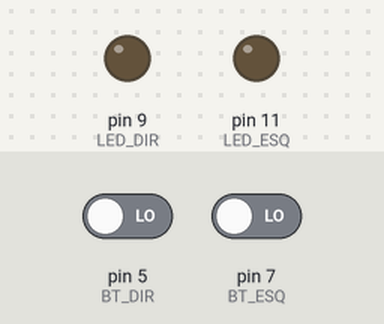
The sketch below on a simulated Arduino Uno, built with avr-gcc and run on an emulated ATmega328P. On the bench: output pins drawn as LEDs (lit = HIGH). The inputs (shaded band) are chosen by the test bench; at power-on: pin 5 (BT_DIR) LOW, pin 7 (BT_ESQ) LOW. Random numbers use the default seed unless the sketch sets one; what the sketch prints to the serial monitor is not drawn.

Above: at 5.2 s.
5.3 s: pin 5 (BT_DIR) driven HIGH
11.4 s: pin 7 (BT_ESQ) driven HIGH
At 13.9 s:
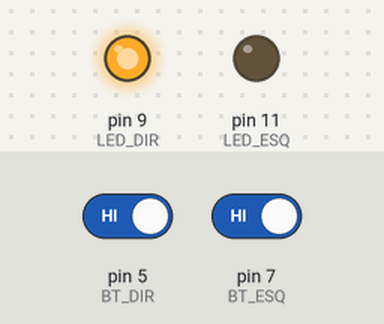
17.9 s: pin 5 (BT_DIR) driven LOW
At 19.6 s:
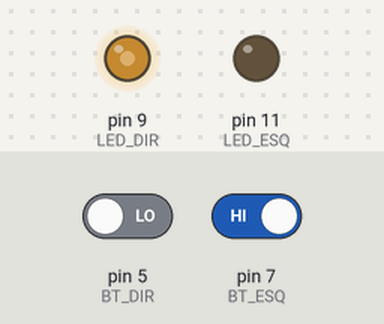
20.3 s: pin 5 (BT_DIR) driven HIGH
At 23.1 s:
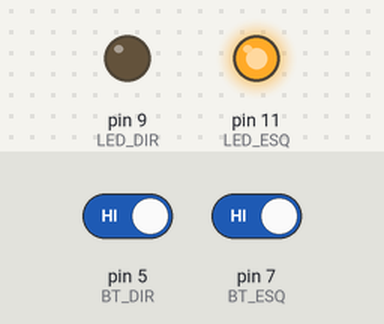
26.8 s: pin 7 (BT_ESQ) driven LOW
At 31.7 s:
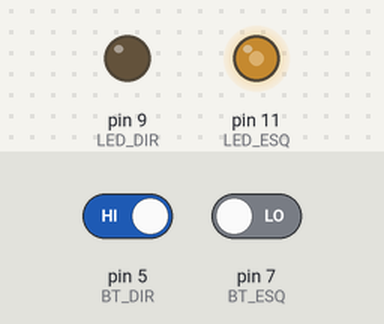
Timing chart, 0 to 33.0 s (numbered marks = the images above; inputs shaded):
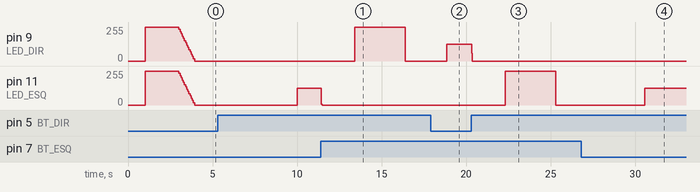

The sketch:

Jogo_Reflexo.ino
```cpp
#define LED_ESQ 11 // A porta do LED esquerdo
#define LED_DIR 9 // A porta do LED direito

#define BT_ESQ 7 // A porta do botão esquerdo
#define BT_DIR 5 // A porta do botão esquerdo

#define PWM_MAX 255 // O valor máximo de saídas PWM
#define PWM_MIN 0 // O valor mínimo de saídas PWM

#define TEMPO_MIN 1000 // O intervalo mínimo do tempo de espera
#define TEMPO_MAX 7000 // O intervalo máximo do tempo de espera
#define FLASH 150 // Atraso para piscar os LEDs

void setup() {
  // Configuração dos pinos, definir o que é entrada e saída
  pinMode(LED_ESQ, OUTPUT);
  pinMode(LED_DIR, OUTPUT);
  pinMode(BT_ESQ, INPUT);
  pinMode(BT_DIR, INPUT);
  Serial.begin(9600);
  Serial.println("----------");
  Serial.println("ELETROGATE");
  Serial.println("----------");
  Serial.println("");
  Serial.println("Jogo do reflexo");
  Serial.println("(っ▀¯▀)つ");
  Serial.println("");

  delay(1000);

  // Acender os leds
  byte pwAtual = PWM_MAX;
  analogWrite(LED_ESQ, pwAtual);
  analogWrite(LED_DIR, pwAtual);

  Serial.println("Começando em 3...");
  delay(1000);
  Serial.println("             2");
  delay(1000);
  Serial.println("             1");

  // Apagar os LEDs suavemente em aproximadamente 1 segundo
  while(pwAtual > 0) {
    pwAtual -= 17; // A cada loop, reduzir a potência em 17, assim em 15 ciclos os LEDs se apagarão
    analogWrite(LED_ESQ, pwAtual);
    analogWrite(LED_DIR, pwAtual);
    delay(66);
  }
}

void loop() {
  Serial.println("");
  Serial.print("Aguarde...");
  unsigned int tempoRandomico = random(TEMPO_MIN, TEMPO_MAX); // Gerar o tempo de espera aleatório
  delay(tempoRandomico); // Aguardar o tempo aleatório
  unsigned long millisInicial = millis(); // Salvar o tempo inicial
  unsigned long millisEsq;
  unsigned long millisDir;
  bool btEsqPressionado = false;
  bool btDirPressionado = false;
  bool ledEsqAceso = false;
  bool ledDirAceso = false;
  Serial.print("Pressione seu botão!!!");
  while (!btEsqPressionado || !btDirPressionado) { // Loop para executar enquanto os botões não forem pressionados
    if (digitalRead(BT_ESQ) && !btEsqPressionado) { // Verficar se o botão esquerdo foi pressionado, mas só na primeira vez
      btEsqPressionado = true; // Salvar que o botão foi pressionado
      millisEsq = millis(); // Salvar o tempo em que o botão esquerdo foi pressionado
      analogWrite(LED_ESQ, PWM_MIN); // Apagar o LED esquerdo
    }

    if (digitalRead(BT_DIR) && !btDirPressionado) { // Verficar se o botão direito foi pressionado, mas só na primeira vez
      btDirPressionado = true; // Salvar que o botão foi pressionado
      millisDir = millis(); // Salvar o tempo em que o botão direito foi pressionado
      analogWrite(LED_DIR, PWM_MIN); // Apagar o LED direito
    }

    if (millis() - millisInicial > FLASH) { // Condição para apagar ou acender os LEDs fazendo-os piscarem
      if (!btEsqPressionado) { // O LED esquerdo só pisca se o botão esquerdo ainda não foi pressionado
        if (ledEsqAceso) {
          analogWrite(LED_ESQ, PWM_MIN);
        }
        else {
          analogWrite(LED_ESQ, PWM_MAX);
        }

        ledEsqAceso = !ledEsqAceso; // Apagar se estiver aceso e acender se estiver apagado
      }

      if (!btDirPressionado) { // O LED direito só pisca se o botão direito ainda não foi pressionado
        if (ledDirAceso) {
          analogWrite(LED_DIR, PWM_MIN);
        }
        else {
          analogWrite(LED_DIR, PWM_MAX);
        }

        ledDirAceso = !ledDirAceso; // Apagar se estiver aceso e acender se estiver apagado
      }
    }
  }

  Serial.println("Que rufem os tambores!"); // Suspense
  delay(2000);
  Serial.println("");

  if (millisEsq != millisDir) { // Verificar se não houve empate
    Serial.print("O botão ");
    if (millisEsq < millisDir) { // Verfiricar se o botão esquerdo foi pressionado mais rapidamente
      Serial.print("esquerdo");
      analogWrite(LED_ESQ, PWM_MAX); // Acender led esquerdo indicando vencedor
    }
    else {
      Serial.print("direito");
      analogWrite(LED_DIR, PWM_MAX); // Acender led direito indicando vencedor
    }

    Serial.println(" foi pressionado mais rapidamente");
  }
  else {
    Serial.println("Houve um empate! Uau, isso é tão raro...");
  }

  Serial.println("");
  delay(1000);
  Serial.println("(っ▀¯▀)つ");
  Serial.println("Parabéns!");
  Serial.println("");
  Serial.println("Tempos:");
  Serial.print("Esquerdo = ");
  Serial.print(millisEsq - millisInicial); // Exibir o tempo demorado para o botão esquerdo ser pressionado
  Serial.println(" ms");
  delay(1000);

  Serial.print("Direito = ");
  Serial.print(millisDir - millisInicial); // Exibir o tempo demorado para o botão direito ser pressionado
  Serial.println(" ms");
  delay(1000);

  Serial.println("");
  Serial.println("Pressione um botão para jogar de novo");
  Serial.println("");
  // Apagar LEDs
  analogWrite(LED_ESQ, PWM_MIN);
  analogWrite(LED_DIR, PWM_MIN);
  while(!digitalRead(BT_ESQ) && !digitalRead(BT_DIR)) { } // Fazer nada enquanto algum botão não é pressionado
}
```

Measured:
- after the input at 11.4 s, pin 9 (LED_DIR): 0/255 → 255/255 after 2.0 s, → 0/255 3.0 s later; pin 11 (LED_ESQ): 126/255 → 0/255 at once
- after the input at 17.9 s, pin 9 (LED_DIR): 0/255 → 126/255 after 0.94 s
- after the input at 20.3 s, pin 9 (LED_DIR): 126/255 → 0/255 at once; pin 11 (LED_ESQ): 0/255 → 255/255 after 2.0 s, → 0/255 3.0 s later
- after the input at 26.8 s, pin 11 (LED_ESQ): 0/255 → 126/255 after 3.8 s
